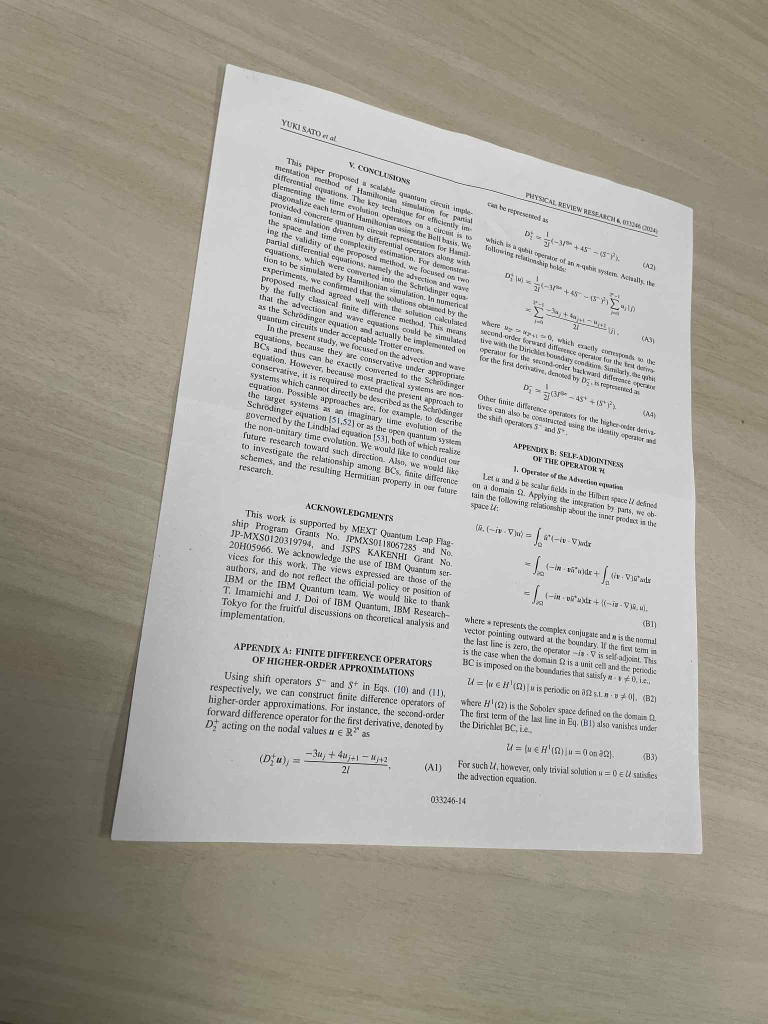
#> input picture computervision/codes/input.jpg, 1536 x 2048 px (shown at 1/2 size)
$ jupyter execute hw1-bonus.ipynb
#> lines starting #> are read from the running program, lines starting #| are printed output that depends on the picture; after the words box and inside, x2 and y2 are one past the last pixel; in counts of white or black regions, pixels touching at a corner belong together
Benjamin Nguyen

Computer Vision

[cell 1]
import numpy as np
import matplotlib.pyplot as plt
from scipy import ndimage
from skimage import io, color, filters, util, data, transform, feature
from skimage.registration import optical_flow_ilk

[cell 2]
# Load and preprocess image
img_color = io.imread('input.jpg')
#> img_color is the input picture: shape (2048, 1536, 3); mean R, G, B 166.3, 162.5, 154.1
img_gray = util.img_as_float32(color.rgb2gray(img_color))
img_gray = transform.rescale(img_gray, 1/5, channel_axis=None)
#> img_gray: shape (410, 307) float32
plt.imshow(img_gray, cmap='gray')

img_gray

# Bonus Problem 1

[cell 3]
import numpy as np
import matplotlib.pyplot as plt
from skimage import color, filters, morphology, feature, measure, transform, util
from scipy import ndimage as ndi

# ---------- Tunables (good starting points for an image scaled by 1/5) ----------
MORPH = 7                 # dilation kernel (odd integer)
σ_blur = 1.0              # Gaussian blur on grayscale (in px of the scaled image)
σ_canny = 1.2             # extra smoothing inside Canny
τ_low, τ_high = 0.06, 0.18  # Canny hysteresis thresholds (fraction in [0,1])
hough_threshold = 10
line_length = 25
line_gap = 3

# Filter large contours only (relative to image size)
H, W = img_gray.shape
min_perimeter = 0.05*(H+W)     # ~5% of image perimeter
min_area     = 0.05*H*W        # ~5% of image area
poly_tol     = 3.0             # polygon simplification tolerance (in pixels)

# ---------- Helpers ----------
def polygon_area_rc(rc):
    """Shoelace area; rc is (N,2) in (row, col)."""
    xy = np.fliplr(rc)  # (r,c) -> (x,y)
    x, y = xy[:,0], xy[:,1]
    return 0.5 * abs(np.dot(x, np.roll(y, -1)) - np.dot(y, np.roll(x, -1)))

def poly_perimeter_rc(rc):
    d = np.diff(rc, axis=0, append=rc[:1])
    return np.sum(np.hypot(d[:,0], d[:,1]))

# ---------- 1) Preprocess ----------
# Gentle denoise (keeps edges crisp after downscale)
blurred = filters.gaussian(img_gray, sigma=σ_blur, preserve_range=True)

# “white-on-white” boost: binarize and dilate bright structures
th = filters.threshold_otsu(blurred)
#> th = 0.642
bin_img = blurred > th
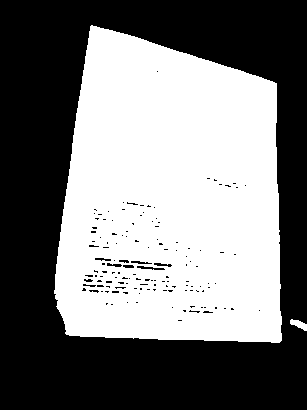
#> bin_img: shape (410, 307) bool; 47.5% white; 2 white regions, box (x1, y1, x2, y2) and area: (54, 25, 282, 343) 59709, (290, 319, 307, 331) 110
dilated = morphology.dilation(bin_img, morphology.square(MORPH))

# ---------- 2) Edges + Lines ----------
edges = feature.canny(util.img_as_float(dilated.astype(float)),
                      sigma=σ_canny, low_threshold=τ_low, high_threshold=τ_high)

lines = transform.probabilistic_hough_line(
    edges,
    threshold=hough_threshold,
    line_length=line_length,
    line_gap=line_gap
)
#> lines = 21 items

# ---------- 3) Contours -> polygons ----------
filled = ndi.binary_fill_holes(edges)
contours = measure.find_contours(filled.astype(float), level=0.5)
#> contours = 9 point arrays, longest 1123 points

polys = []
for c in contours:
    if poly_perimeter_rc(c) > min_perimeter and polygon_area_rc(c) > min_area:
        approx = measure.approximate_polygon(c, tolerance=poly_tol)
        if not np.allclose(approx[0], approx[-1]):
            approx = np.vstack([approx, approx[0]])
        polys.append(approx)
#> this loop made 9 passes
#> after the loop, polys = 1 point arrays, longest 10 points

# ---------- 4) Visualize ----------
fig, axs = plt.subplots(2, 2, figsize=(12, 10))

axs[0,0].imshow(img_gray, cmap='gray')
axs[0,0].set_title("Gray (scaled)")
axs[0,0].axis('off')

axs[0,1].imshow(dilated, cmap='gray')
axs[0,1].set_title("Dilated mask")
axs[0,1].axis('off')

axs[1,0].imshow(edges, cmap='gray')
axs[1,0].set_title("Canny edges")
axs[1,0].axis('off')

axs[1,1].imshow(img_color)
for (x0, y0), (x1, y1) in lines:
    axs[1,1].plot([x0*5, x1*5], [y0*5, y1*5], linewidth=1)  # rescale to original if you want
#> this loop made 21 passes
#> (x0, y0, x1, y1) on passes 1 to 4: (280, 119, 280, 86), (283, 288, 282, 196), (281, 213, 281, 185), (282, 260, 282, 232)
for p in polys:
    axs[1,1].plot(p[:,1]*5, p[:,0]*5, linewidth=2)          # rescale polygon to original
#> this loop made 1 pass
axs[1,1].set_title("Polygons + Hough lines (over original)")
axs[1,1].axis('off')

plt.tight_layout()
plt.show()

[cell 4]
#!/usr/bin/env python3
# pip install scikit-image scipy matplotlib

import numpy as np
import matplotlib.pyplot as plt
from skimage import io, filters, morphology, feature, measure, transform, util, color
from scipy import ndimage as ndi

# ---------------------------------------------------------
# Load your color image
# ---------------------------------------------------------
img_color = io.imread('input.jpg')

# Downscale if it’s large (optional)
img_color = transform.rescale(img_color, 1/5, channel_axis=-1)
#> img_color: shape (410, 307, 3) float64

# ---------------------------------------------------------
# 1. Preprocess: blur & dilation (operate on lightness channel)
# ---------------------------------------------------------
gray_like = color.rgb2gray(img_color)               # use intensity for edges
blurred   = filters.gaussian(gray_like, sigma=1.0)  # denoise
th        = filters.threshold_otsu(blurred)
mask      = blurred > th
dilated   = morphology.dilation(mask, morphology.square(7))

# ---------------------------------------------------------
# 2. Edge and line detection
# ---------------------------------------------------------
edges = feature.canny(dilated, sigma=1.2,
                      low_threshold=0.06, high_threshold=0.18)

lines = transform.probabilistic_hough_line(
    edges, threshold=10, line_length=25, line_gap=3
)
#> lines = 24 items

# ---------------------------------------------------------
# 3. Contours → polygons
# ---------------------------------------------------------
filled = ndi.binary_fill_holes(edges)
contours = measure.find_contours(filled.astype(float), level=0.5)

H, W = gray_like.shape
min_perimeter = 0.05 * (H + W)
min_area      = 0.05 * H * W
poly_tol      = 3.0

def poly_area(rc):
    xy = np.fliplr(rc)
    x, y = xy[:,0], xy[:,1]
    return 0.5 * abs(np.dot(x, np.roll(y, -1)) - np.dot(y, np.roll(x, -1)))

def poly_perimeter(rc):
    d = np.diff(rc, axis=0, append=rc[:1])
    return np.sum(np.hypot(d[:,0], d[:,1]))

polys = []
for c in contours:
    if poly_perimeter(c) > min_perimeter and poly_area(c) > min_area:
        approx = measure.approximate_polygon(c, tolerance=poly_tol)
        if not np.allclose(approx[0], approx[-1]):
            approx = np.vstack([approx, approx[0]])
        polys.append(approx)

# ---------------------------------------------------------
# 4. Draw on color image
# ---------------------------------------------------------
fig, ax = plt.subplots(figsize=(10, 8))
ax.imshow(img_color)

# Draw Hough lines
for (p0, p1) in lines:
    (x0, y0), (x1, y1) = p0, p1
    ax.plot([x0, x1], [y0, y1], color='cyan', linewidth=1)
#> this loop made 24 passes
#> (x0, y0, x1, y1) on passes 1 to 4: (194, 343, 161, 343), (283, 259, 281, 203), (279, 174, 279, 80), (283, 345, 250, 345)

# Draw polygons
for poly in polys:
    ax.plot(poly[:,1], poly[:,0], color='lime', linewidth=2)

ax.set_title("Detected lines and polygons (color image)")
ax.axis('off')
plt.show()

[cell 5]
# pip install scikit-image scipy matplotlib

import numpy as np
import matplotlib.pyplot as plt
from skimage import io, color, filters, morphology, feature, measure, transform, util
from scipy import ndimage as ndi

# ------------------------
# Load color image
# ------------------------
img_color = io.imread('input.jpg')              # your image
# Optional: downscale if huge
# img_color = transform.rescale(img_color, 1/3, channel_axis=-1, anti_aliasing=True)

H, W = img_color.shape[:2]

# ------------------------
# Preprocess (use intensity only for edges)
# ------------------------
I = color.rgb2gray(img_color)
I_blur = filters.gaussian(I, sigma=1.0)
th = filters.threshold_otsu(I_blur)
#> th = 0.658
mask = I_blur > th
mask = morphology.dilation(mask, morphology.square(7))

edges = feature.canny(I_blur, sigma=1.2, low_threshold=0.06, high_threshold=0.18)

# Fill and keep the largest region
filled = ndi.binary_fill_holes(edges | mask)
lab, nlab = ndi.label(filled)
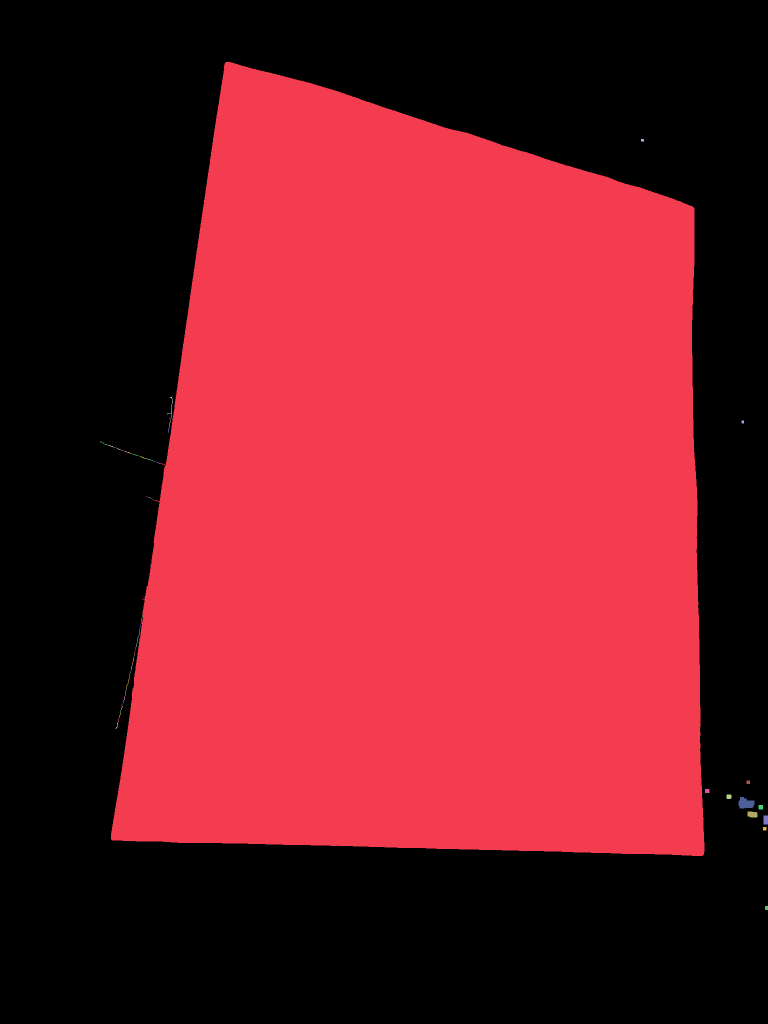
#> lab: shape (2048, 1536) int32 (shown at 1/2 size); 96 distinct labels, from 0 to 95; one colour per label, 0 black
#> nlab = 95
if nlab == 0:
    raise RuntimeError("No regions found—check thresholds or lighting.")

sizes = ndi.sum(filled, lab, index=np.arange(1, nlab+1))
#> sizes = 95 values, max 1534178 at index 0, min 1 at index 2, mean 16168.8
label_max = (np.argmax(sizes) + 1)
#> label_max = 1
big = (lab == label_max)

# Get contour of the largest region (pick the longest one if multiple)
contours = measure.find_contours(big.astype(float), level=0.5)
#> contours = 1 point arrays, longest 5659 points
contours.sort(key=lambda c: len(c), reverse=True)
cont = contours[0]  # (N, 2) in (row, col)
#> cont = 5659 pairs, first value 123.5 to 1711.5, second value 221.5 to 1408.5

# ------------------------
# Force 4 vertices with a tolerance search
# ------------------------
def approx_vertices(rc, tol):
    poly = measure.approximate_polygon(rc, tolerance=tol)
    # ensure closed polygon
    if not np.allclose(poly[0], poly[-1]):
        poly = np.vstack([poly, poly[0]])
    return poly

def force_n_vertices(rc, n=4, tol_lo=0.5, tol_hi=50.0, max_iter=30):
    """
    Binary search a tolerance for Douglas–Peucker to produce exactly n vertices.
    rc: (N,2) array in (row, col). Returns (n+1,2) closed polygon or None.
    """
#> called with rc = array of shape (5659, 2), n = 4, tol_lo = 0.5, tol_hi = 50, max_iter = 30
    best = None
    for _ in range(max_iter):
        mid = 0.5 * (tol_lo + tol_hi)
        poly = approx_vertices(rc, mid)
        # closed polygon has len = n+1
        k = len(poly) - 1
        if k == n:
            best = poly
            # try a tad larger to keep it stable but still 4
            tol_lo = mid
        elif k > n:
            # too many points -> increase tolerance
            tol_lo = mid
        else:
            # too few points -> decrease tolerance
            tol_hi = mid
    return best

quad = force_n_vertices(cont, n=4)
#> quad = [[1711.5, 1404], [1678, 221.5], [124.5, 450], [416, 1388.5], [1711.5, 1404]]
# Fallback: try convex hull if needed
if quad is None:
    from skimage.morphology import convex_hull_image
    hull = convex_hull_image(big)
    hull_contours = measure.find_contours(hull.astype(float), level=0.5)
    hull_contours.sort(key=lambda c: len(c), reverse=True)
    quad = force_n_vertices(hull_contours[0], n=4)
print(quad)
#| [[1711.5 1404. ]
#|  [1678.   221.5]
#|  [ 124.5  450. ]
#> (further printed lines are left out)
# if quad is None:
#     print(quad)
#     raise RuntimeError("Could not force exactly 4 vertices. Try adjusting thresholds.")

# ------------------------
# Visualize (draw the 4 edges)
# ------------------------
fig, ax = plt.subplots(figsize=(10, 8))
ax.imshow(img_color)
# quad is (5,2): r,c with last point == first
ax.plot(quad[:,1], quad[:,0], linewidth=3)  # (col=x, row=y)
ax.scatter(quad[:-1,1], quad[:-1,0], s=40)  # corner markers
ax.set_title("Forced 4-edge quadrilateral")
ax.axis('off')
plt.show()

[cell 6]
# pip install scikit-image scipy matplotlib

import numpy as np
import matplotlib.pyplot as plt
from skimage import io, color, filters, morphology, feature, measure, transform, util
from scipy import ndimage as ndi

# ------------------------
# Load color image
# ------------------------
img_color = io.imread('input1.jpg')              # your image
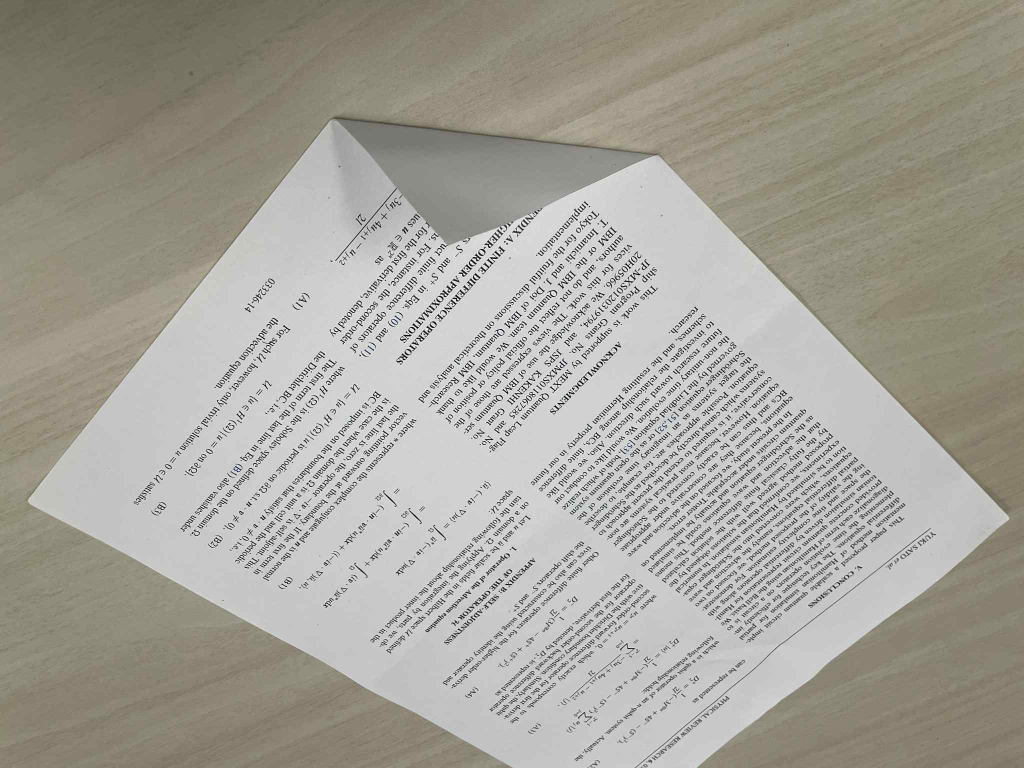
#> input picture computervision/codes/input1.jpg, 2048 x 1536 px (shown at 1/2 size)
#> img_color is the input picture: shape (1536, 2048, 3); mean R, G, B 164.8, 162, 153.2
# Optional: downscale if huge
# img_color = transform.rescale(img_color, 1/3, channel_axis=-1, anti_aliasing=True)

H, W = img_color.shape[:2]

# ------------------------
# Preprocess (use intensity only for edges)
# ------------------------
I = color.rgb2gray(img_color)
#> I: shape (1536, 2048) float64
I_blur = filters.gaussian(I, sigma=1.0)
#> I_blur: shape (1536, 2048) float64
th = filters.threshold_otsu(I_blur)
#> th = 0.657
mask = I_blur > th
mask = morphology.dilation(mask, morphology.square(7))

edges = feature.canny(I_blur, sigma=1.2, low_threshold=0.06, high_threshold=0.18)

# Fill and keep the largest region
filled = ndi.binary_fill_holes(edges | mask)
lab, nlab = ndi.label(filled)
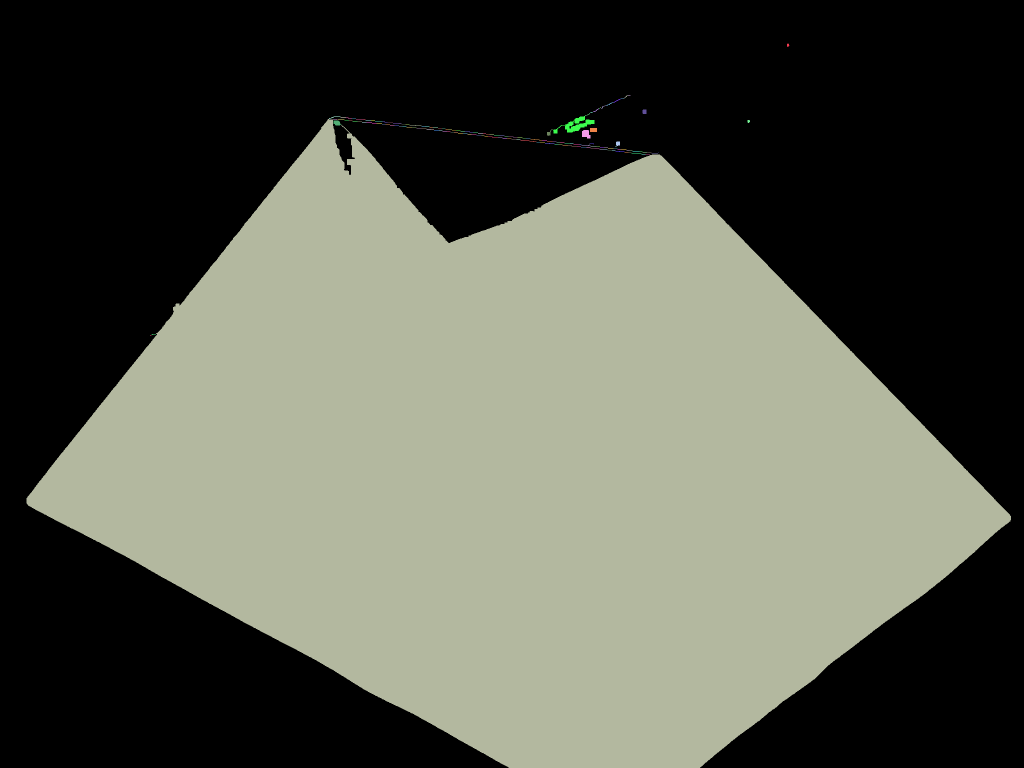
#> lab: shape (1536, 2048) int32 (shown at 1/2 size); 167 distinct labels, from 0 to 166; one colour per label, 0 black
#> nlab = 166
if nlab == 0:
    raise RuntimeError("No regions found—check thresholds or lighting.")

sizes = ndi.sum(filled, lab, index=np.arange(1, nlab+1))
#> sizes = 166 values, max 1517837 at index 21, min 1 at index 3, mean 9162.6
label_max = (np.argmax(sizes) + 1)
#> label_max = 22
big = (lab == label_max)

# ------------------------
# Find contour of the largest region
# ------------------------
contours = measure.find_contours(big.astype(float), level=0.5)
#> contours = 1 point arrays, longest 6810 points
contours.sort(key=lambda c: len(c), reverse=True)
cont = contours[0]  # (N, 2) in (row, col)
#> cont = 6810 pairs, first value 237.5 to 1535, second value 52.5 to 2021.5

# ------------------------
# Approximate polygon (variable number of corners)
# ------------------------
def approx_vertices(rc, tol):
#> called with rc = array of shape (6810, 2), tol = 100
    poly = measure.approximate_polygon(rc, tolerance=tol)
#> poly = [[1535, 1017.5], [1006, 52.5], [237.5, 656], [485.5, 897], [308.5, 1319], [1032, 2021.5], [1535, 1399.5]]
    # ensure closed polygon
    if not np.allclose(poly[0], poly[-1]):
        poly = np.vstack([poly, poly[0]])
#> poly = [[1535, 1017.5], [1006, 52.5], [237.5, 656], [485.5, 897], [308.5, 1319], [1032, 2021.5], [1535, 1399.5], [1535, 1017.5]]
    return poly

# Use fixed tolerance (not forced to 4)
tolerance = 100.0   # adjust this if you get too many or too few corners
poly = approx_vertices(cont, tolerance)
num_corners = len(poly) - 1  # subtract duplicate closing point
#> num_corners = 7

print(f"Detected corners: {num_corners}")
#| Detected corners: 7
print(poly[:-1])  # print corner coordinates
#| [[1535.  1017.5]
#|  [1006.    52.5]
#|  [ 237.5  656. ]
#> (further printed lines are left out)

# ------------------------
# Visualize (draw all corners)
# ------------------------
fig, ax = plt.subplots(figsize=(10, 8))
ax.imshow(img_color)

# Draw polygon outline (optional)
ax.plot(poly[:,1], poly[:,0], 'y-', linewidth=2)

# Draw corner points
corners = poly[:-1]
#> corners = [[1535, 1017.5], [1006, 52.5], [237.5, 656], [485.5, 897], [308.5, 1319], [1032, 2021.5], [1535, 1399.5]]
ax.scatter(corners[:,1], corners[:,0], s=80, c='lime', marker='o', edgecolor='black')

# Label each corner with its index
for i, (r, c) in enumerate(corners):
    ax.text(c + 10, r - 10, f'{i+1}', color='yellow', fontsize=12, weight='bold')
#> this loop made 7 passes

ax.set_title(f"Detected {num_corners} corner points")
ax.axis('off')
plt.show()
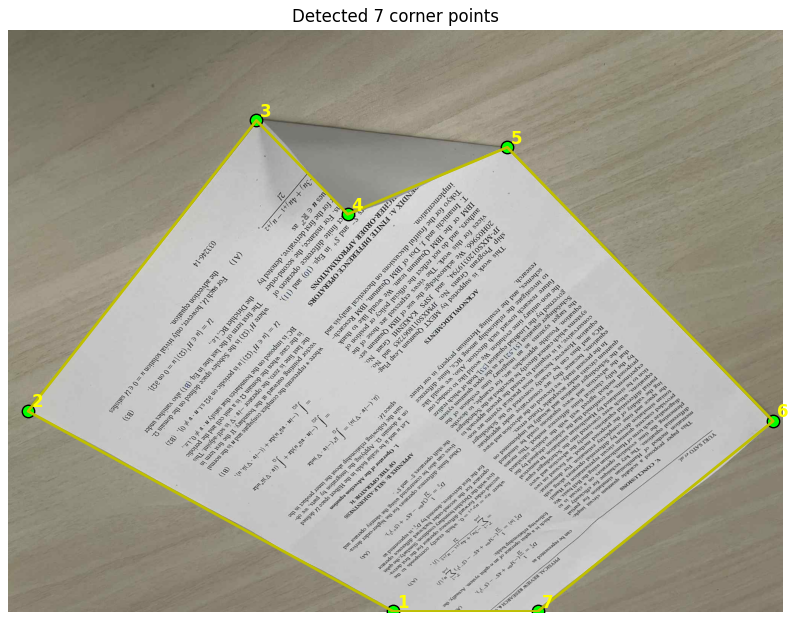
#> figure drawn by matplotlib, 1 panel
